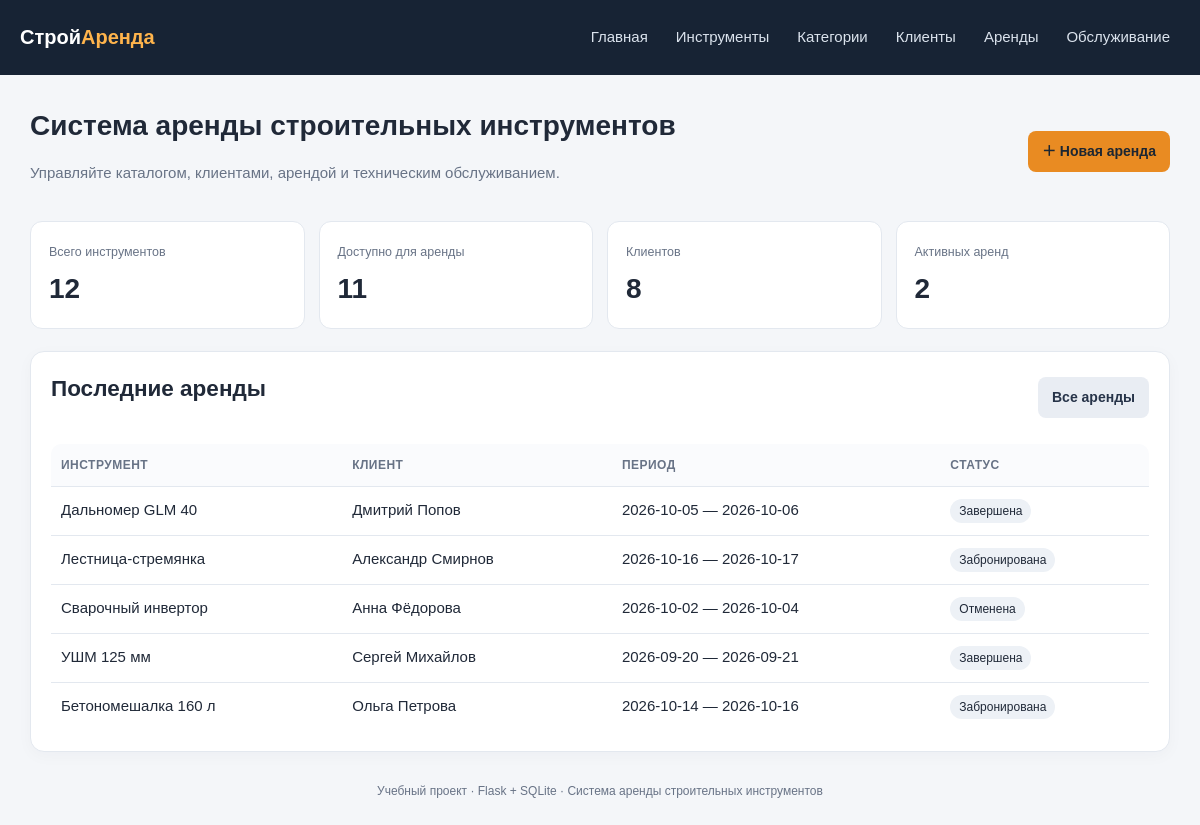
The page / on the database its author committed.
### tables this page shows
CREATE TABLE rentals (
    id INTEGER PRIMARY KEY AUTOINCREMENT,
    tool_id INTEGER NOT NULL REFERENCES tools(id) ON DELETE RESTRICT,
    customer_id INTEGER NOT NULL REFERENCES customers(id) ON DELETE RESTRICT,
    start_date TEXT NOT NULL,
    end_date TEXT NOT NULL,
    status TEXT NOT NULL DEFAULT 'Забронирована',
    total_price REAL NOT NULL CHECK(total_price >= 0),
    notes TEXT NOT NULL DEFAULT '',
    CHECK(end_date >= start_date)
);

CREATE TABLE tools (
    id INTEGER PRIMARY KEY AUTOINCREMENT,
    name TEXT NOT NULL,
    brand TEXT NOT NULL DEFAULT '',
    serial_number TEXT NOT NULL DEFAULT '',
    category_id INTEGER NOT NULL REFERENCES categories(id) ON DELETE RESTRICT,
    daily_rate REAL NOT NULL CHECK(daily_rate >= 0),
    condition TEXT NOT NULL DEFAULT 'Хорошее',
    available INTEGER NOT NULL DEFAULT 1,
    description TEXT NOT NULL DEFAULT ''
);

CREATE TABLE customers (
    id INTEGER PRIMARY KEY AUTOINCREMENT,
    full_name TEXT NOT NULL,
    phone TEXT NOT NULL,
    email TEXT NOT NULL DEFAULT '',
    document_number TEXT NOT NULL DEFAULT ''
);

### app.py (the view)
@app.route("/")
def dashboard():
    with get_db() as conn:
        stats = {
            "tools": conn.execute("SELECT COUNT(*) FROM tools").fetchone()[0],
            "available": conn.execute("SELECT COUNT(*) FROM tools WHERE available=1").fetchone()[0],
            "customers": conn.execute("SELECT COUNT(*) FROM customers").fetchone()[0],
            "active_rentals": conn.execute("SELECT COUNT(*) FROM rentals WHERE status='Активна'").fetchone()[0],
        }
        recent = conn.execute("""SELECT r.id, t.name AS tool_name, c.full_name AS customer_name,
                                  r.start_date, r.end_date, r.status
                                  FROM rentals r JOIN tools t ON t.id=r.tool_id
                                  JOIN customers c ON c.id=r.customer_id
                                  ORDER BY r.id DESC LIMIT 5""").fetchall()
    return render_template("dashboard.html", stats=stats, recent=recent)

### app.py (called while the page is built)
def get_db():
    db_path = Path(app.config["DATABASE"])
    db_path.parent.mkdir(parents=True, exist_ok=True)
    conn = sqlite3.connect(db_path)
    conn.row_factory = sqlite3.Row
    conn.execute("PRAGMA foreign_keys = ON")
    return conn

### templates/dashboard.html (shortened to what this page needs)
{% extends "base.html" %}
{% block content %}
<div class="page-head"><div><h1>Система аренды строительных инструментов</h1><p class="muted">Управляйте каталогом, клиентами, арендой и техническим обслуживанием.</p></div><a class="btn" href="{{ url_for('create_record', entity='rentals') }}">＋ Новая аренда</a></div>
<div class="stats">
  <div class="stat"><small>Всего инструментов</small><strong>{{ stats.tools }}</strong></div>
  <div class="stat"><small>Доступно для аренды</small><strong>{{ stats.available }}</strong></div>
  <div class="stat"><small>Клиентов</small><strong>{{ stats.customers }}</strong></div>
  <div class="stat"><small>Активных аренд</small><strong>{{ stats.active_rentals }}</strong></div>
</div>
<div class="panel">
  <div class="page-head"><h2>Последние аренды</h2><a class="btn secondary" href="{{ url_for('list_records', entity='rentals') }}">Все аренды</a></div>
  {% if recent %}
  <div class="table-wrap"><table><thead><tr><th>Инструмент</th><th>Клиент</th><th>Период</th><th>Статус</th></tr></thead><tbody>
  {% for row in recent %}<tr><td>{{ row.tool_name }}</td><td>{{ row.customer_name }}</td><td>{{ row.start_date }} — {{ row.end_date }}</td><td><span class="pill">{{ row.status }}</span></td></tr>{% endfor %}
  </tbody></table></div>
  {% else %}<div class="empty">Пока нет аренд. Добавьте инструменты и клиентов, чтобы создать первую аренду.</div>{% endif %}
</div>
{% endblock %}

### templates/base.html (shortened to what this page needs)
<!doctype html>
<html lang="ru">
<head>
  <link rel="stylesheet" href="{{ url_for('static', filename='style.css') }}">
</head>
<body>
<header>
  <a class="brand" href="{{ url_for('dashboard') }}">Строй<span>Аренда</span></a>
  <nav>
    <a href="{{ url_for('dashboard') }}">Главная</a>
    <a href="{{ url_for('list_records', entity='tools') }}">Инструменты</a>
    <a href="{{ url_for('list_records', entity='categories') }}">Категории</a>
    <a href="{{ url_for('list_records', entity='customers') }}">Клиенты</a>
    <a href="{{ url_for('list_records', entity='rentals') }}">Аренды</a>
    <a href="{{ url_for('list_records', entity='maintenance') }}">Обслуживание</a>
  </nav>
</header>
<main>
  {% block content %}{% endblock %}
  <div class="footer">Учебный проект · Flask + SQLite · Система аренды строительных инструментов</div>
</main>
</body>
</html>

### static/style.css (style rules this page uses)
:root { --bg: #f4f6f9; --panel: #ffffff; --text: #202938; --muted: #687386; --accent: #e98b22; --line: #e3e8ef; --danger: #b42318; }
* { box-sizing: border-box; }
body { margin: 0; background: var(--bg); color: var(--text); font: 15px/1.5 Arial, Helvetica, sans-serif; }
header { background: #172334; color: #ffffff; padding: 18px max(20px, calc((100% - 1180px) / 2)); display: flex; align-items: center; justify-content: space-between; gap: 20px; flex-wrap: wrap; }
.brand { color: #ffffff; font-size: 20px; font-weight: 800; text-decoration: none; }
.brand span { color: #ffb44c; }
nav { display: flex; gap: 8px; flex-wrap: wrap; }
nav a { color: #dbe3ed; text-decoration: none; padding: 8px 10px; border-radius: 8px; transition: background 0.15s ease, color 0.15s ease; }
main { max-width: 1180px; margin: 30px auto; padding: 0 20px; }
.page-head { display: flex; align-items: center; justify-content: space-between; gap: 15px; flex-wrap: wrap; margin-bottom: 20px; }
h1 { margin: 0; font-size: 28px; }
h2 { margin-top: 0; }
.muted { color: var(--muted); }
.btn { display: inline-block; border: 0; border-radius: 8px; padding: 10px 14px; background: var(--accent); color: #1c2632; text-decoration: none; font-weight: 700; cursor: pointer; font-size: 14px; transition: filter 0.15s ease, transform 0.15s ease; }
.btn.secondary { background: #e9edf3; color: #273449; }
.panel { background: var(--panel); border: 1px solid var(--line); border-radius: 14px; padding: 20px; box-shadow: 0 4px 16px #17233408; }
.stats { display: grid; grid-template-columns: repeat(4, minmax(0, 1fr)); gap: 14px; margin: 22px 0; }
.stat { background: #ffffff; border: 1px solid var(--line); padding: 18px; border-radius: 12px; }
.stat strong { display: block; font-size: 28px; margin-top: 5px; }
.stat small { color: var(--muted); }
.table-wrap { overflow-x: auto; border-radius: 10px; }
table { width: 100%; border-collapse: collapse; background: #ffffff; }
th, td { text-align: left; padding: 12px 10px; border-bottom: 1px solid var(--line); vertical-align: top; }
th { font-size: 12px; text-transform: uppercase; letter-spacing: 0.04em; color: var(--muted); background: #fafbfd; }
tr:last-child td { border-bottom: 0; }
.pill { display: inline-block; border-radius: 99px; padding: 3px 9px; background: #edf1f6; font-size: 12px; }
.footer { color: var(--muted); font-size: 12px; text-align: center; margin: 30px 0; }

### templates/base.html (style rules this page uses)
:root { --bg:#f4f6f9;--panel:#fff;--text:#202938;--muted:#687386;--accent:#e98b22;--line:#e3e8ef;--danger:#b42318 }
* { box-sizing:border-box }
body { margin:0;background:var(--bg);color:var(--text);font:15px/1.5 Arial,Helvetica,sans-serif }
header { background:#172334;color:white;padding:18px max(20px,calc((100% - 1180px)/2));display:flex;align-items:center;justify-content:space-between;gap:20px;flex-wrap:wrap }
.brand { font-size:20px;font-weight:800;text-decoration:none;color:white }
.brand span { color:#ffb44c }
nav { display:flex;gap:8px;flex-wrap:wrap }
nav a { color:#dbe3ed;text-decoration:none;padding:8px 10px;border-radius:8px }
main { max-width:1180px;margin:30px auto;padding:0 20px }
.page-head { display:flex;align-items:center;justify-content:space-between;gap:15px;flex-wrap:wrap;margin-bottom:20px }
h1 { margin:0;font-size:28px }
h2 { margin-top:0 }
.muted { color:var(--muted) }
.btn { display:inline-block;border:0;border-radius:8px;padding:10px 14px;background:var(--accent);color:#1c2632;text-decoration:none;font-weight:700;cursor:pointer;font-size:14px }
.btn.secondary { background:#e9edf3;color:#273449 }
.panel { background:var(--panel);border:1px solid var(--line);border-radius:14px;padding:20px;box-shadow:0 4px 16px #17233408 }
.stats { display:grid;grid-template-columns:repeat(4,minmax(0,1fr));gap:14px;margin:22px 0 }
.stat { background:white;border:1px solid var(--line);padding:18px;border-radius:12px }
.stat strong { display:block;font-size:28px;margin-top:5px }
.stat small { color:var(--muted) }
.table-wrap { overflow-x:auto }
table { width:100%;border-collapse:collapse;background:white }
th,td { text-align:left;padding:12px 10px;border-bottom:1px solid var(--line);vertical-align:top }
th { font-size:12px;text-transform:uppercase;letter-spacing:.04em;color:var(--muted);background:#fafbfd }
tr:last-child td { border-bottom:0 }
.pill { display:inline-block;border-radius:99px;padding:3px 9px;background:#edf1f6;font-size:12px }
.footer { color:var(--muted);font-size:12px;text-align:center;margin:30px 0 }

### rows shown on the page
rentals: tool_name "Дальномер GLM 40", customer_name "Дмитрий Попов", start_date "2026-10-05", end_date "2026-10-06", status "Завершена"
rentals: tool_name "Лестница-стремянка", customer_name "Александр Смирнов", start_date "2026-10-16", end_date "2026-10-17", status "Забронирована"
rentals: tool_name "Сварочный инвертор", customer_name "Анна Фёдорова", start_date "2026-10-02", end_date "2026-10-04", status "Отменена"
rentals: tool_name "УШМ 125 мм", customer_name "Сергей Михайлов", start_date "2026-09-20", end_date "2026-09-21", status "Завершена"
rentals: tool_name "Бетономешалка 160 л", customer_name "Ольга Петрова", start_date "2026-10-14", end_date "2026-10-16", status "Забронирована"

### other values the page prints
{{ stats.tools }} "12"
{{ stats.available }} "11"
{{ stats.customers }} "8"
{{ stats.active_rentals }} "2"
